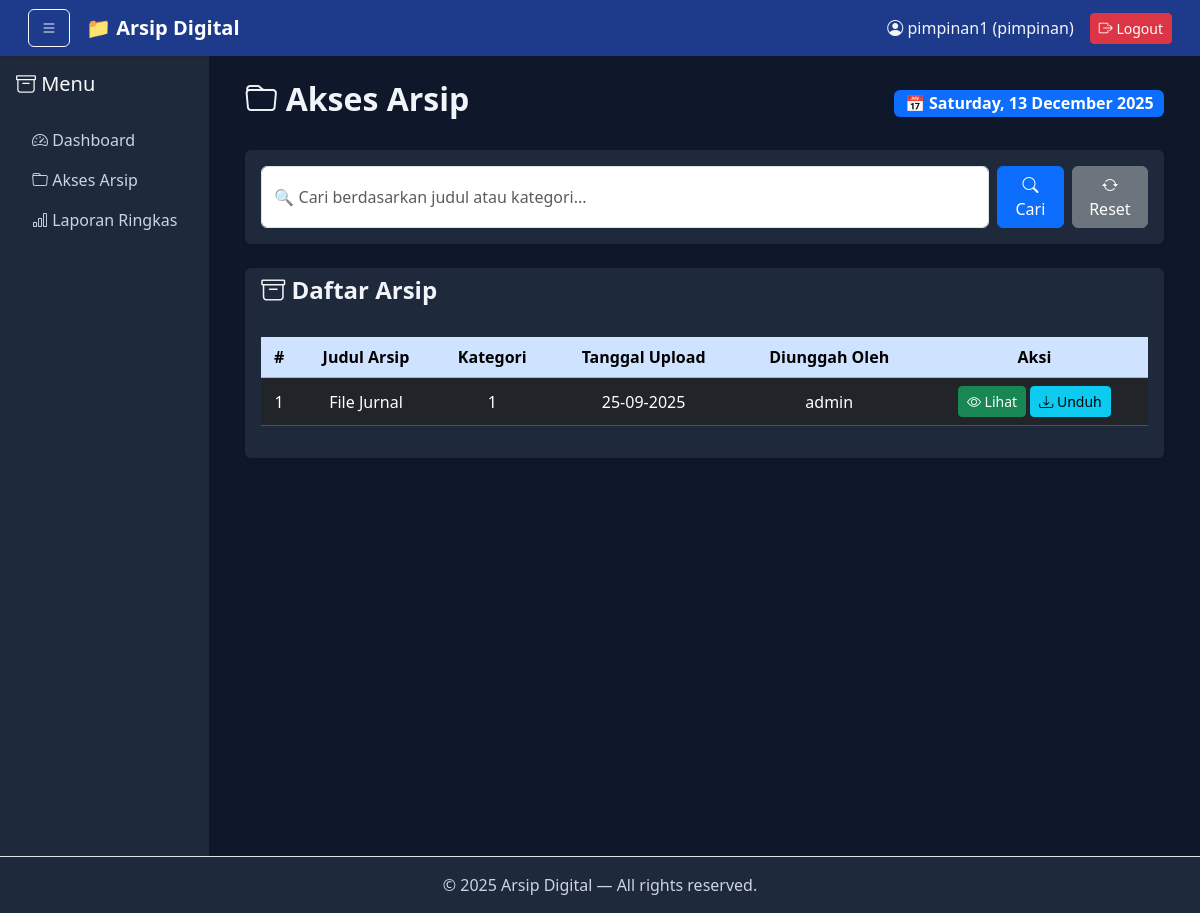
Page /pimpinan/akses_arsip.php (signed in) on the committed database.
### tables this page shows
CREATE TABLE `arsip` (
  `arsip_id` int(11) NOT NULL AUTO_INCREMENT,
  `nomor_arsip` varchar(50) DEFAULT NULL,
  `judul` varchar(150) NOT NULL,
  `deskripsi` text DEFAULT NULL,
  `kategori_id` int(11) DEFAULT NULL,
  `nama_file` varchar(255) NOT NULL,
  `ukuran_file` bigint(20) DEFAULT NULL,
  `ekstensi` varchar(10) DEFAULT NULL,
  `tanggal_upload` timestamp NOT NULL DEFAULT current_timestamp(),
  `status_arsip` enum('baru','diperiksa','disetujui','ditolak') DEFAULT 'baru',
  `uploaded_by` int(11) DEFAULT NULL,
  PRIMARY KEY (`arsip_id`),
  UNIQUE KEY `nomor_arsip` (`nomor_arsip`),
  KEY `kategori_id` (`kategori_id`),
  KEY `uploaded_by` (`uploaded_by`),
  CONSTRAINT `arsip_ibfk_1` FOREIGN KEY (`kategori_id`) REFERENCES `kategori` (`kategori_id`) ON DELETE SET NULL ON UPDATE CASCADE,
  CONSTRAINT `arsip_ibfk_2` FOREIGN KEY (`uploaded_by`) REFERENCES `users` (`user_id`) ON DELETE SET NULL ON UPDATE CASCADE
);

CREATE TABLE `users` (
  `user_id` int(11) NOT NULL AUTO_INCREMENT,
  `username` varchar(50) NOT NULL,
  `password` varchar(255) NOT NULL,
  `nama_lengkap` varchar(100) DEFAULT NULL,
  `email` varchar(100) DEFAULT NULL,
  `role` enum('admin','staff','pimpinan') NOT NULL,
  `created_at` timestamp NOT NULL DEFAULT current_timestamp(),
  PRIMARY KEY (`user_id`),
  UNIQUE KEY `username` (`username`)
);

### pimpinan/akses_arsip.php (the view, shortened to what this page needs)
<?php
include '../config/koneksi.php';
?>
<?php include '../include/header.php'; ?>
<?php include '../include/sidebar.php'; ?>
<div class="container-fluid">
    <div class="d-flex justify-content-between align-items-center mb-4">
        <h2 class="fw-bold"><i class="bi bi-folder"></i> Akses Arsip</h2>
        <span class="badge bg-primary fs-6">📅 <?= date("l, d F Y"); ?></span>
    </div>
    <div class="card shadow-sm mb-4 border-0" style="background-color: #1e293b; color: #f1f5f9;">
        <div class="card-body">
            <form method="GET" class="d-flex gap-2">
                <input type="text" name="cari" class="form-control" placeholder="🔍 Cari berdasarkan judul atau kategori..." value="<?= isset($_GET['cari']) ? $_GET['cari'] : '' ?>">
                <button type="submit" class="btn btn-primary"><i class="bi bi-search"></i> Cari</button>
                <a href="akses_arsip.php" class="btn btn-secondary"><i class="bi bi-arrow-repeat"></i> Reset</a>
            </form>
        </div>
    </div>
    <div class="card shadow-sm border-0" style="background-color: #1e293b; color: #f1f5f9;">
        <div class="card-header bg-transparent border-0">
            <h4 class="fw-bold"><i class="bi bi-archive"></i> Daftar Arsip</h4>
        </div>
        <div class="card-body table-responsive">
            <table class="table table-dark table-hover text-center align-middle">
                <thead class="table-primary text-dark">
                    <tr>
                        <th>#</th>
                        <th>Judul Arsip</th>
                        <th>Kategori</th>
                        <th>Tanggal Upload</th>
                        <th>Diunggah Oleh</th>
                        <th>Aksi</th>
                    </tr>
                </thead>
                <tbody>
                    <?php
                    $no = 1;
                    $where = "";
                    $query = mysqli_query($koneksi, "SELECT a.*, u.username FROM arsip a
                                                     LEFT JOIN users u ON a.uploaded_by = u.user_id
                                                     $where ORDER BY a.tanggal_upload DESC");
                    if (mysqli_num_rows($query) > 0) {
                        while ($row = mysqli_fetch_assoc($query)) {
                            echo "<tr>
                                    <td>{$no}</td>
                                    <td>{$row['judul']}</td>
                                    <td>{$row['kategori_id']}</td>
                                    <td>" . date('d-m-Y', strtotime($row['tanggal_upload'])) . "</td>
                                    <td>{$row['username']}</td>
                                    <td>
                                        <a href='../upload/{$row['nama_file']}' target='_blank' class='btn btn-sm btn-success'><i class='bi bi-eye'></i> Lihat</a>
                                        <a href='../upload/{$row['nama_file']}' download class='btn btn-sm btn-info'><i class='bi bi-download'></i> Unduh</a>
                                    </td>
                                  </tr>";
                            $no++;
                        }
                    } else {
                        echo "<tr><td colspan='6' class='text-center text-muted'>📭 Tidak ada arsip ditemukan.</td></tr>";
                    }
                    ?>
                </tbody>
            </table>
        </div>
    </div>
</div>
<?php include '../include/footer.php'; ?>

### include/header.php (style rules this page uses)
body { background-color: #0f172a; color: #f1f5f9; }

### rows in the picture
arsip: judul "File Jurnal", kategori "1", tanggal_upload "25-09-2025", uploaded_by.username "admin"

### other values in the picture
$_SESSION['username'] "pimpinan1"
$_SESSION['role'] "pimpinan"
